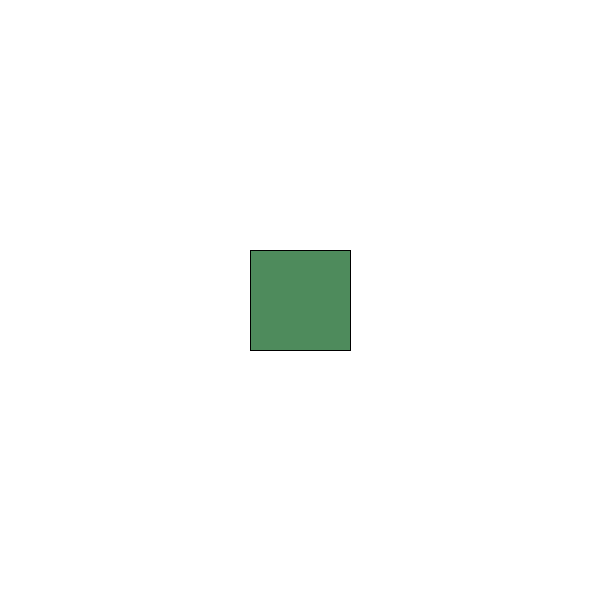
Frame 1 (no input)
Frame 60 (the mouse pressed at the canvas centre just before this capture): identical to frame 1, image omitted
Frame 120 (the mouse held since frame 60 and released just before this capture): identical to frame 1, image omitted

The Processing sketch that drew this single still picture (run headless with seeded random() and noise(); from frame 60 on, the mouse is pressed at the canvas centre):

// Processing sketch: processing_112357
// ── processing_112357.pde

void setup() {
  size(600,600);
}

void draw() {
  background(255);
  stroke(0);
  fill(78,139,92);
  
  translate(width/2,height/2);
  
  float theta = PI*mouseX / width; 
  
  rotate(theta);
  
  rectMode(CENTER);
  rect(0,0,100,100);
}
